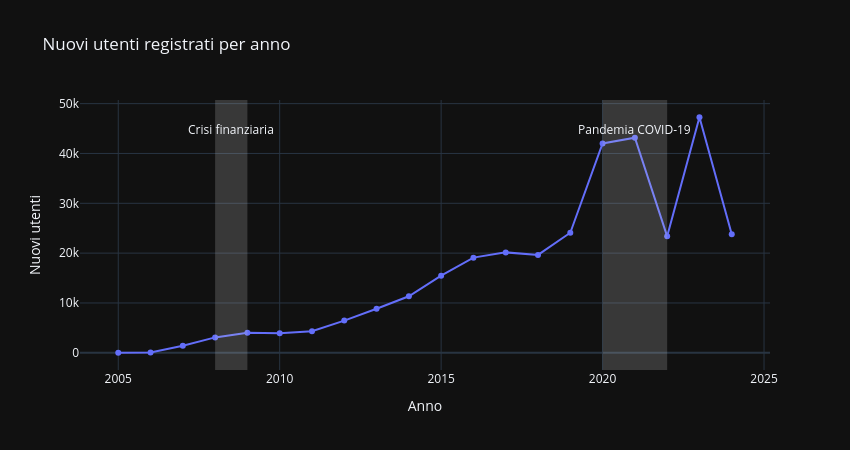

The code cell stored with this chart in its notebook:
### Markdown cell above
## Crescita della community nel tempo a livello globale

### Code cell
df = df_profiles.copy()
df["joined"] = pd.to_datetime(df["joined"], errors="coerce")
df["joined_year"] = df["joined"].dt.year
# conto i nuovi utenti per anno
users_per_year = (
    df.dropna(subset=["joined_year"])
    .groupby("joined_year")["username"]
    .nunique()
    .reset_index(name="new_users")
)
users_per_year["joined_year"] = users_per_year["joined_year"].astype(int)
users_per_year = users_per_year[users_per_year["joined_year"].between(2005, 2024)]

# line chart globale + cenni storici
fig = px.line(
    users_per_year,
    x="joined_year",
    y="new_users",
    markers=True,
    title="Nuovi utenti registrati per anno",
    labels={"joined_year": "Anno", "new_users": "Nuovi utenti"}
)
#periodi storici + rilevanti
fig.add_vrect(x0=2008, x1=2009, fillcolor="lightgrey", opacity=0.2, line_width=0)
fig.add_vrect(x0=2020, x1=2022, fillcolor="lightgrey", opacity=0.2, line_width=0)

fig.add_annotation(x=2008.5, y=users_per_year["new_users"].max() * 0.95,
                   text="Crisi finanziaria", showarrow=False)
fig.add_annotation(x=2021, y=users_per_year["new_users"].max() * 0.95,
                   text="Pandemia COVID-19", showarrow=False)
fig.update_layout(width=850, height=450)
fig.show()

### Figure 1 — Plotly figure (JSON) as saved in the notebook; plotly's stock layout.template omitted (floating-point values rounded to 4 significant figures)
{"data": [{"hovertemplate": "Anno=%{x}<br>Nuovi utenti=%{y}<extra></extra>", "legendgroup": "", "line": {"color": "#636efa", "dash": "solid"}, "marker": {"symbol": "circle"}, "mode": "lines+markers", "name": "", "orientation": "v", "showlegend": false, "x": [2005, 2006, 2007, 2008, 2009, 2010, 2011, 2012, 2013, 2014, 2015, 2016, 2017, 2018, 2019, 2020, 2021, 2022, 2023, 2024], "xaxis": "x", "y": [9, 64, 1422, 3091, 4026, 3919, 4336, 6458, 8851, 11352, 15479, 19099, 20152, 19648, 24098, 42019, 43170, 23375, 47271, 23789], "yaxis": "y", "type": "scatter"}], "layout": {"xaxis": {"anchor": "y", "domain": [0.0, 1.0], "title": {"text": "Anno"}}, "yaxis": {"anchor": "x", "domain": [0.0, 1.0], "title": {"text": "Nuovi utenti"}}, "legend": {"tracegroupgap": 0}, "title": {"text": "Nuovi utenti registrati per anno"}, "shapes": [{"fillcolor": "lightgrey", "line": {"width": 0}, "opacity": 0.2, "type": "rect", "x0": 2008, "x1": 2009, "xref": "x", "y0": 0, "y1": 1, "yref": "y domain"}, {"fillcolor": "lightgrey", "line": {"width": 0}, "opacity": 0.2, "type": "rect", "x0": 2020, "x1": 2022, "xref": "x", "y0": 0, "y1": 1, "yref": "y domain"}], "annotations": [{"showarrow": false, "text": "Crisi finanziaria", "x": 2008.0, "y": 44910.0}, {"showarrow": false, "text": "Pandemia COVID-19", "x": 2021, "y": 44910.0}], "width": 850, "height": 450}}
